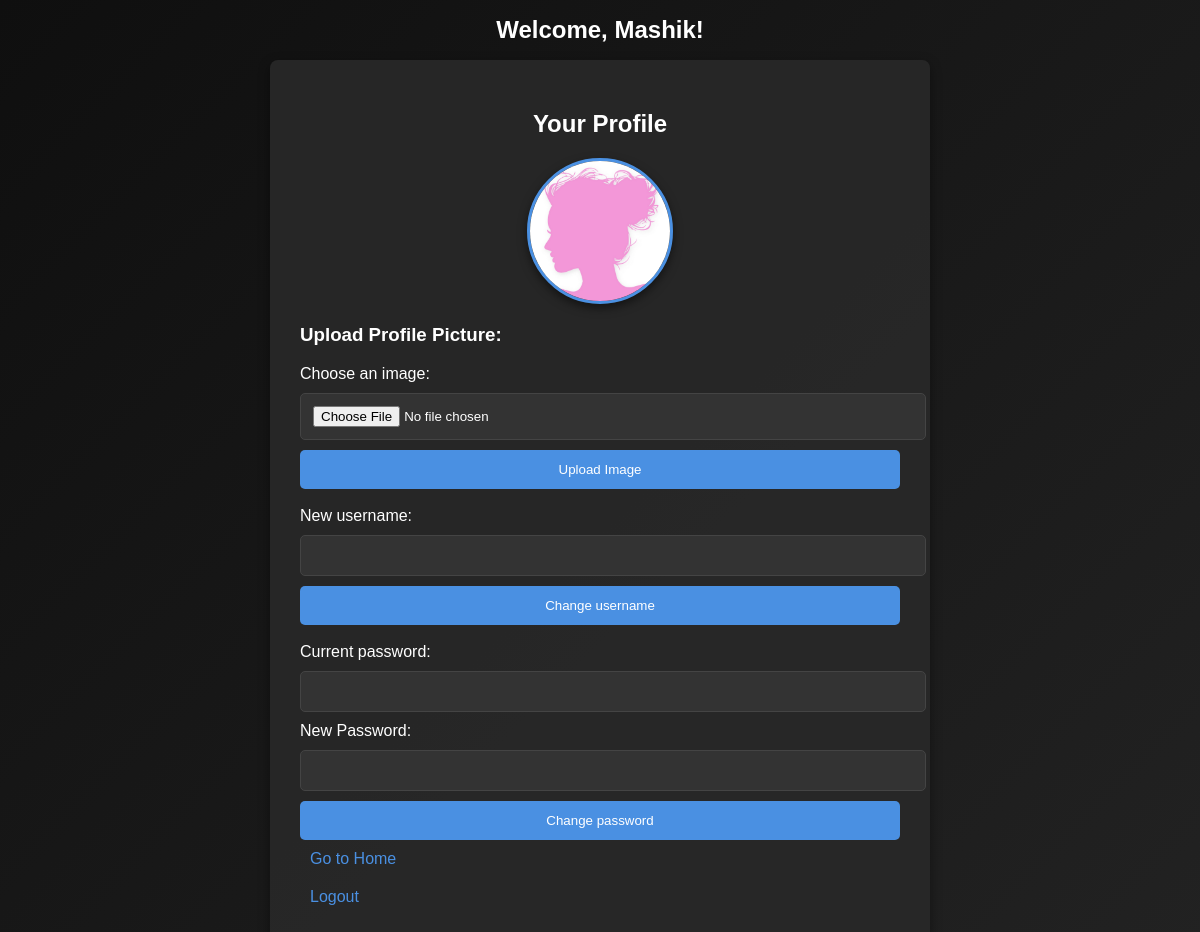
The page /profile (signed in) on the database as committed earlier.
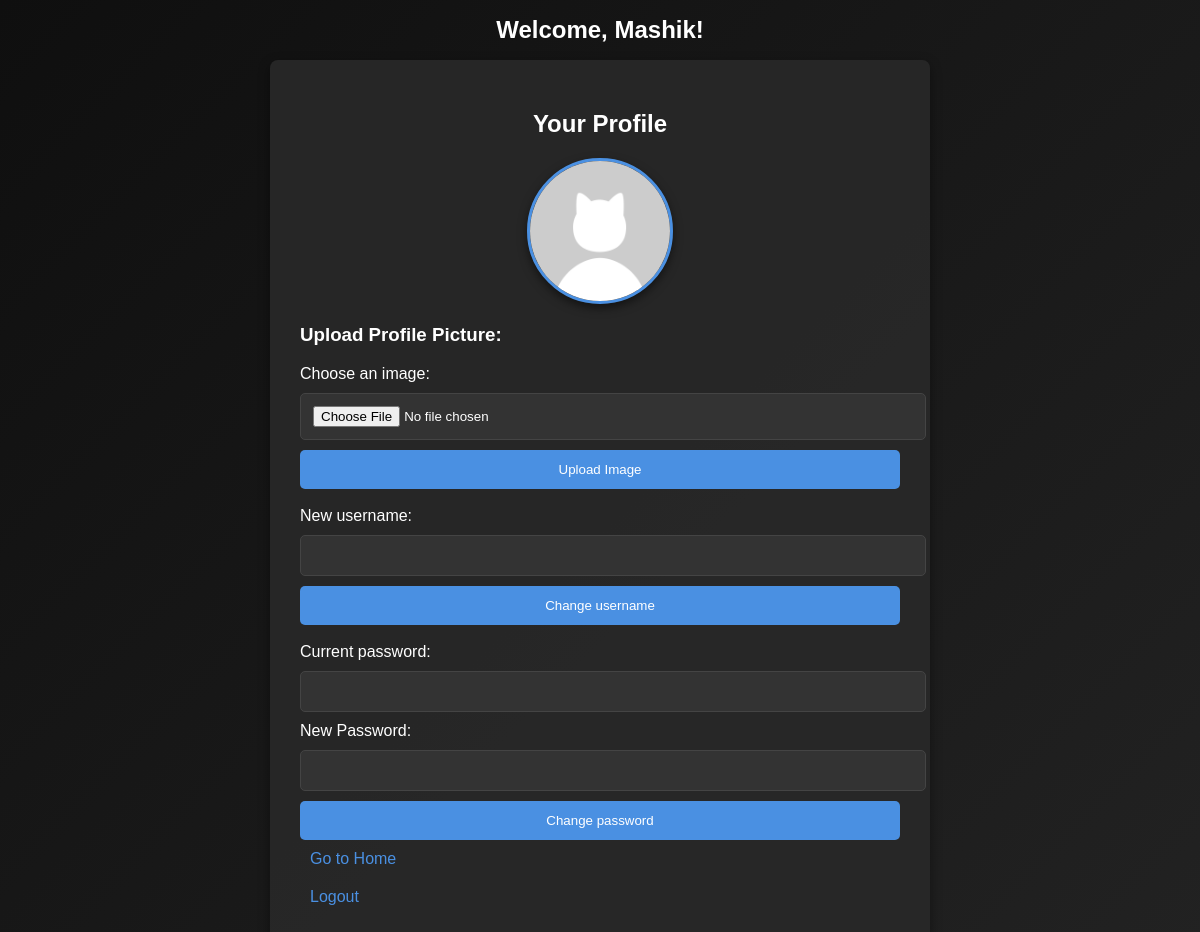
The same page on the database as committed later.
### tables this page shows
CREATE TABLE users (
            id INTEGER PRIMARY KEY AUTOINCREMENT,
            username TEXT UNIQUE,
            password_hash TEXT  
        , profile_image TEXT DEFAULT NULL);

### app.py (the view)
@app.route('/profile')
def user_profile():
    user_id = session.get('user_id')
    if not user_id:
        return redirect(url_for('login'))
    user = get_user_by_id(user_id)
    if not user:
        return "User not found", 404
    profile_image = get_profile_image(user_id)
    return render_template('profile.html', username=user[1], profile_image=profile_image)

### database.py (called while the page is built)
def connect_user_db():
    return sqlite3.connect('instance/users.db')

def get_user_by_id(user_id):
    conn = connect_user_db()
    cursor = conn.cursor()
    cursor.execute('SELECT * FROM users WHERE id = ?', (user_id,))
    user = cursor.fetchone()
    conn.close()
    return user

def get_profile_image(user_id):
    conn = connect_user_db()
    cursor = conn.cursor()
    cursor.execute('SELECT profile_image FROM users WHERE id = ?', (user_id,))
    profile_image = cursor.fetchone()
    conn.close()
    return profile_image[0] if profile_image else None

### templates/profile.html (shortened to what this page needs)
<!DOCTYPE html>
<html lang="en">
<head>
    <link rel="stylesheet" href="{{ url_for('static', filename='css/profile.css') }}">
</head>
<body>
    <div class="container">
        <div class="profile-header">
            <h1>Welcome, {{ username }}!</h1>
        </div>
        <div class="profile-container">
            <h2>Your Profile</h2>
            {% if profile_image %}
                <div class="profile-picture">
                    <img src="{{ url_for('static', filename='uploads/' + profile_image) }}" alt="Profile Picture" class="profile-img">
                </div>
            {% else %}
                <p>No profile picture uploaded.</p>
            {% endif %}
            <div class="image-upload">
                <h3>Upload Profile Picture:</h3>
                <form action="{{ url_for('upload_profile_image') }}" method="POST" enctype="multipart/form-data">
                    <label for="profile_image">Choose an image:</label>
                    <input type="file" name="profile_image" id="profile_image" accept="image/*" required><br>
                    <button type="submit">Upload Image</button>
                </form>
            </div>
            <br>
            <div class="form-container">
                <form method="POST" action="{{ url_for('change_username') }}">
                    <label for="new_username">New username:</label>
                    <input type="text" id="new_username" name="new_username" required>
                    <button type="submit">Change username</button>
                </form>
                <br>
                <form method="POST" action="{{ url_for('auth.change_password') }}">
                    <label for="current_password">Current password:</label>
                    <input type="password" id="current_password" name="current_password" required><br>
                    <label for="new_password">New Password:</label>
                    <input type="password" id="new_password" name="new_password" required><br>
                    <button type="submit">Change password</button>
                </form>
            </div>
            <div class="profile-actions">
                <a href="{{ url_for('home_page') }}" class="action-link">Go to Home</a><br>
                <a href="{{ url_for('logout') }}" class="action-link">Logout</a>
            </div>
        </div>
    </div>
</body>
</html>

### static/css/profile.css (style rules this page uses)
body { background: linear-gradient(135deg, #0f0f0f, #222222); color: #fff; font-family: 'Arial', sans-serif; }
h1, h2 { text-align: center; font-size: 1.5rem; }
.profile-container { max-width: 600px; margin: 0 auto; padding: 30px; background: rgba(40, 40, 40, 0.9); border-radius: 8px; box-shadow: 0 4px 12px rgba(0, 0, 0, 0.4); animation: fadeIn 1s ease-out; }
.profile-picture { display: flex; justify-content: center; margin-bottom: 20px; }
.profile-picture img { width: 140px; height: 140px; border-radius: 50%; border: 3px solid #4a90e2; box-shadow: 0 4px 10px rgba(0, 0, 0, 0.5); transition: transform 0.3s ease-in-out; }
input[type="file"], input[type="text"], input[type="password"] { width: 100%; padding: 12px; background-color: #333; color: #fff; border: 1px solid #444; margin: 10px 0; border-radius: 5px; }
button { width: 100%; padding: 12px; background-color: #4a90e2; color: white; border: none; border-radius: 5px; cursor: pointer; transition: background-color 0.3s ease; }
.profile-actions a { color: #4a90e2; font-size: 16px; text-decoration: none; margin: 10px; display: inline-block; }

Rows that differ between the two databases and show on the page:
changed users "Mashik": profile_image: a different picture
